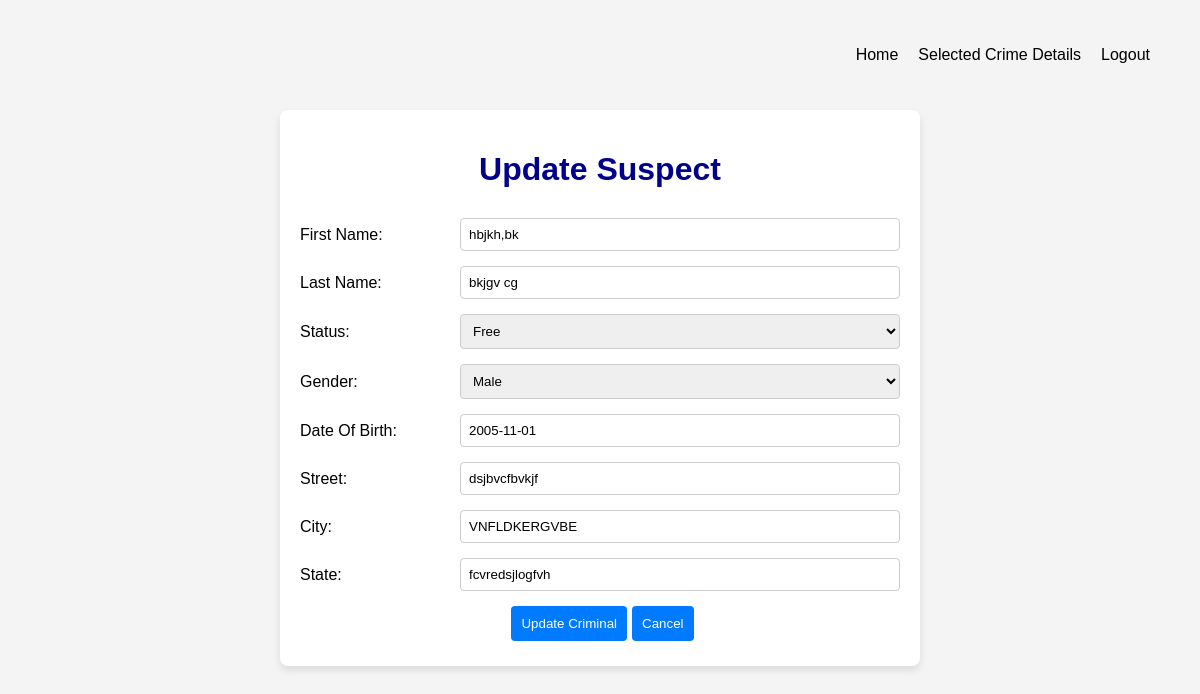
Before: /police/updateCriminal/1 (signed in) with the older database file.
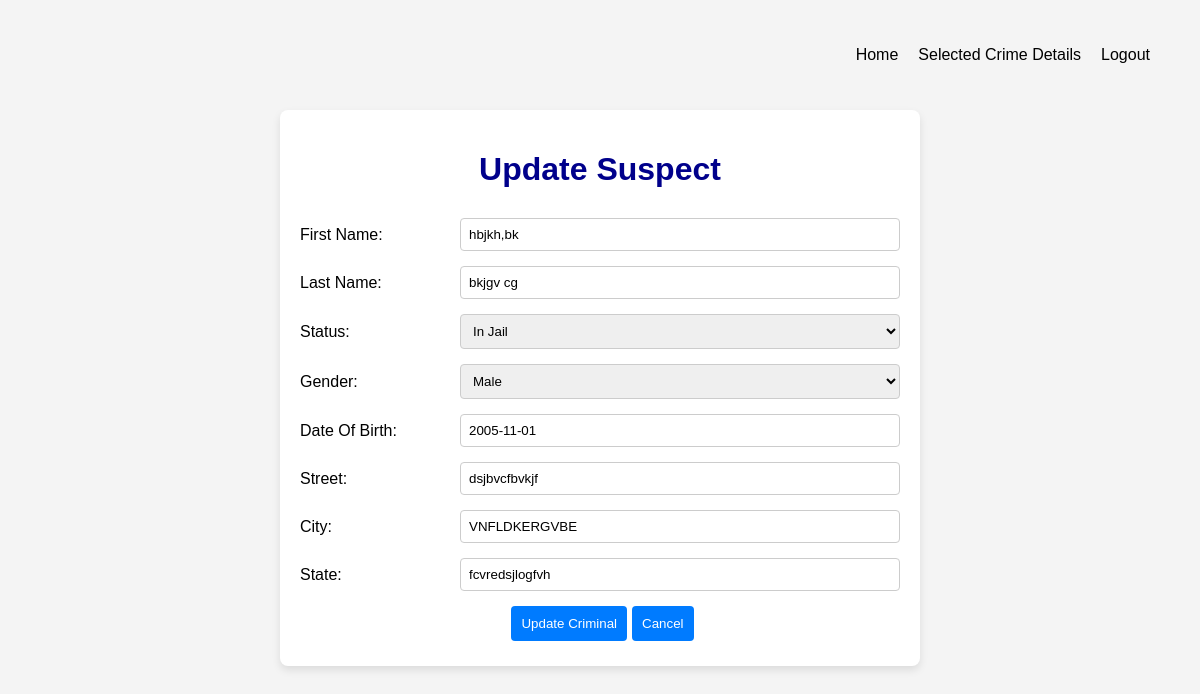
After: the same page with the newer database file.
### police/models.py (models this page shows, shortened)
class Criminal(models.Model):
    statusChoice = [("In Jail", "In Jail"), ("Free", "Free")]
    genderChoice = [("M", "Male"), ("F", "Females")]
    first_name = models.CharField(max_length=50)
    last_name = models.CharField(max_length=50)
    street = models.CharField(max_length=50)
    city = models.CharField(max_length=50)
    state = models.CharField(max_length=50)
    status = models.CharField(max_length=10, choices=statusChoice)
    gender = models.CharField(max_length=10, choices=genderChoice)
    date_of_birth = models.DateField()
    crime = models.ManyToManyField(Crime)

### police/views.py (the view)
class UpdateCriminal(LoginRequiredMixin, UpdateView):
    template_name = "police_template/updateCriminal.html"
    model = Criminal
    fields = {
        "first_name",
        "last_name",
        "date_of_birth",
        "gender",
        "street",
        "city",
        "state",
        "status",
    }

### templates/police_template/updateCriminal.html (shortened to what this page needs)
{% load static %}
 <!DOCTYPE html>
<html>
<head>
    <link rel="stylesheet" href="{% static 'css/police/addSuspect.css' %}">
</head>
<body>
    <nav class="navbar">
        <ul>
            <li><a href="{% url 'policeHome' %}">Home</a></li>
            <li><a href="{% url 'criminalDetails' criminal.id %}">Selected Crime Details</a></li>
            <li><a href="{% url 'policeLogout' %}">Logout</a></li>
        </ul>
    </nav>
    <div class="container">
        <h1>Update Suspect</h1>
        <form method="post">
            <div class="form-row">
                <label>First Name:</label>
                {{ form.first_name }}
            </div>
            <div class="form-row">
                <label>Last Name:</label>
                {{ form.last_name }}
            </div>
            <div class="form-row">
                <label>Status:</label>
                {{ form.status }}
            </div>
            <div class="form-row">
                <label>Gender:</label>
                {{ form.gender }}
            </div>
            <div class="form-row">
                <label>Date Of Birth:</label>
                {{ form.date_of_birth }}
            </div>
            <div class="form-row">
                <label>Street:</label>
                {{ form.street }}
            </div>
            <div class="form-row">
                <label>City:</label>
                {{ form.city }}
            </div>
            <div class="form-row">
                <label>State:</label>
                {{ form.state }}
            </div>
            <div class="button1">
                <button type="submit">Update Criminal</button>
                <button><a href="{% url 'criminalDetails' criminal.id %}">Cancel</a></button>
            </div>
        </form>
    </div>
</body>
</html>

Changed rows visible on the page:
changed Criminal "hbjkh,bk": status "Free" → "In Jail"
